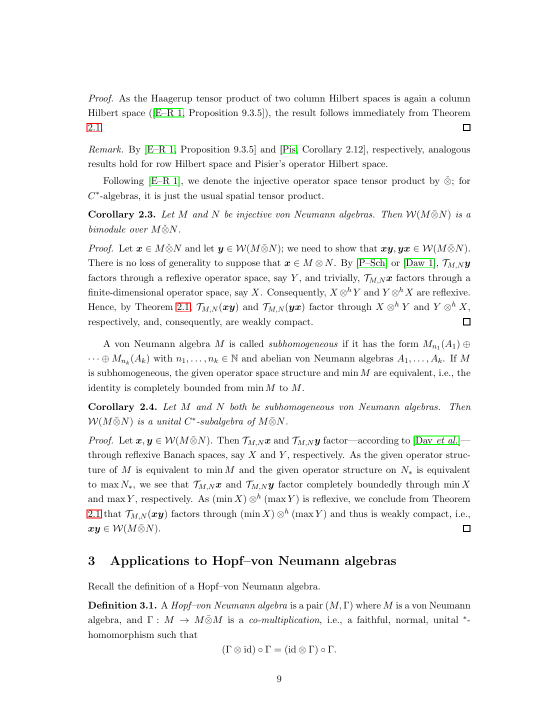
#> input picture packets/fa_banach_001_partial_1104.3812_1104.3812_wap_min_tensor_bimodule_no_injectivity/files/source_corollary_2_3_p9.png, 1105 x 1430 px (shown at 1/2 size)
$ python make_open_problem_crop.py ../../../fa_banach_001_partial_1104.3812_1104.3812_wap_min_tensor_bimodule_no_injectivity/files/source_corollary_2_3_p9.png out.png
#> lines starting #> are read from the running program, lines starting #| are printed output that depends on the picture
#!/usr/bin/env python3
"""Crop the general-case open-problem paragraph from PDF page 4."""

from pathlib import Path
import sys

from PIL import Image


def main() -> None:
    if len(sys.argv) != 3:
        raise SystemExit("usage: make_open_problem_crop.py INPUT_PNG OUTPUT_PNG")
    source = Path(sys.argv[1])
    output = Path(sys.argv[2])
    with Image.open(source) as image:
#> image is the input picture: PIL image 1105x1430 RGB; mean R, G, B 246.5, 246.7, 246.4
        crop = image.crop((185, 1225, 1515, 1680))
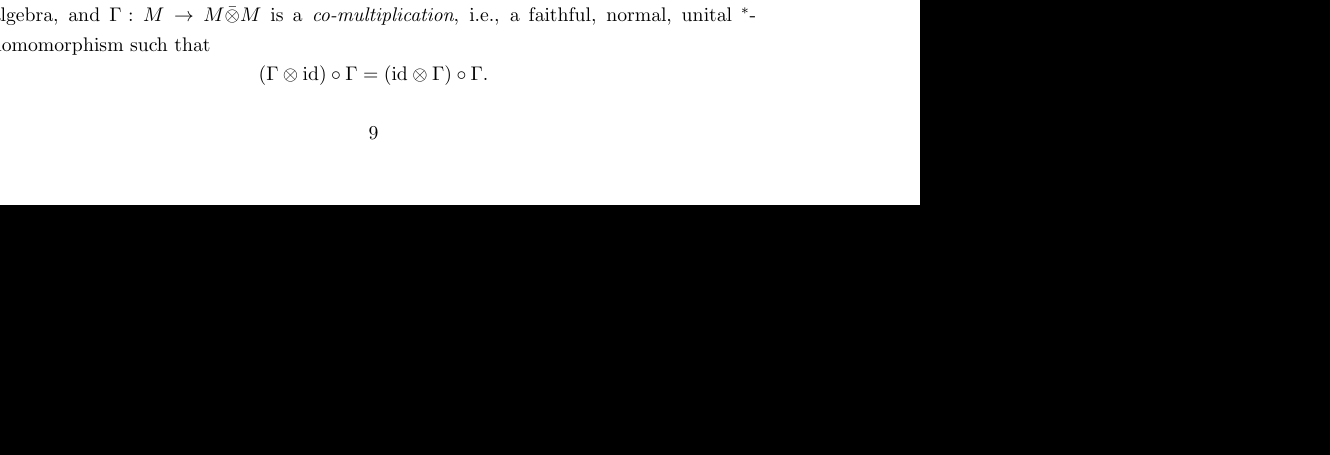
#> crop: PIL image 1330x455 RGB; min 0, max 255, mean 78.4
        output.parent.mkdir(parents=True, exist_ok=True)
        crop.save(output)


if __name__ == "__main__":
    main()
